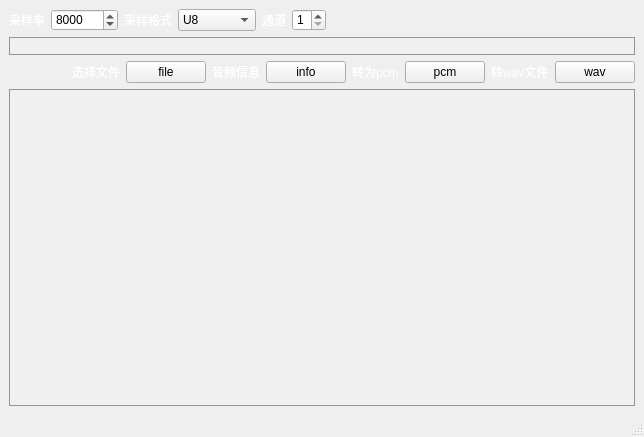
<?xml version="1.0" encoding="UTF-8"?>
<ui version="4.0">
 <class>MainWindow</class>
 <widget class="QMainWindow" name="MainWindow">
  <property name="geometry">
   <rect>
    <x>0</x>
    <y>0</y>
    <width>644</width>
    <height>437</height>
   </rect>
  </property>
  <property name="windowTitle">
   <string>FFmpeg Audio to PCM</string>
  </property>
  <property name="styleSheet">
   <string notr="true">QLabel{
color:white;
}
#lineEdit,
#textEdit{
background:rgba(255,255,255,20);
color:white;
border:1px solid rgb(150,150,150);
}</string>
  </property>
  <widget class="QWidget" name="centralwidget">
   <layout class="QVBoxLayout" name="verticalLayout">
    <item>
     <layout class="QHBoxLayout" name="horizontalLayout_2">
      <item>
       <widget class="QLabel" name="label_3">
        <property name="text">
         <string>采样率</string>
        </property>
       </widget>
      </item>
      <item>
       <widget class="QSpinBox" name="spinRate">
        <property name="maximum">
         <number>999999999</number>
        </property>
        <property name="value">
         <number>8000</number>
        </property>
       </widget>
      </item>
      <item>
       <widget class="QLabel" name="label_5">
        <property name="text">
         <string>采样格式</string>
        </property>
       </widget>
      </item>
      <item>
       <widget class="QComboBox" name="boxFormat">
        <item>
         <property name="text">
          <string>U8</string>
         </property>
        </item>
        <item>
         <property name="text">
          <string>S16</string>
         </property>
        </item>
        <item>
         <property name="text">
          <string>S32</string>
         </property>
        </item>
        <item>
         <property name="text">
          <string>Float</string>
         </property>
        </item>
        <item>
         <property name="text">
          <string>Double</string>
         </property>
        </item>
        <item>
         <property name="text">
          <string>U8P</string>
         </property>
        </item>
        <item>
         <property name="text">
          <string>S16P</string>
         </property>
        </item>
        <item>
         <property name="text">
          <string>S32P</string>
         </property>
        </item>
        <item>
         <property name="text">
          <string>FloatP</string>
         </property>
        </item>
        <item>
         <property name="text">
          <string>DoubleP</string>
         </property>
        </item>
        <item>
         <property name="text">
          <string>S64</string>
         </property>
        </item>
        <item>
         <property name="text">
          <string>S64P</string>
         </property>
        </item>
       </widget>
      </item>
      <item>
       <widget class="QLabel" name="label_4">
        <property name="text">
         <string>通道</string>
        </property>
       </widget>
      </item>
      <item>
       <widget class="QSpinBox" name="spinChannel">
        <property name="minimum">
         <number>1</number>
        </property>
        <property name="maximum">
         <number>2</number>
        </property>
       </widget>
      </item>
      <item>
       <spacer name="horizontalSpacer_2">
        <property name="orientation">
         <enum>Qt::Horizontal</enum>
        </property>
        <property name="sizeHint" stdset="0">
         <size>
          <width>40</width>
          <height>20</height>
         </size>
        </property>
       </spacer>
      </item>
     </layout>
    </item>
    <item>
     <widget class="QLineEdit" name="lineEdit"/>
    </item>
    <item>
     <layout class="QHBoxLayout" name="horizontalLayout">
      <item>
       <spacer name="horizontalSpacer">
        <property name="orientation">
         <enum>Qt::Horizontal</enum>
        </property>
        <property name="sizeHint" stdset="0">
         <size>
          <width>40</width>
          <height>20</height>
         </size>
        </property>
       </spacer>
      </item>
      <item>
       <widget class="QLabel" name="label">
        <property name="text">
         <string>选择文件</string>
        </property>
       </widget>
      </item>
      <item>
       <widget class="QPushButton" name="btnFile">
        <property name="text">
         <string>file</string>
        </property>
       </widget>
      </item>
      <item>
       <widget class="QLabel" name="label_7">
        <property name="text">
         <string>音频信息</string>
        </property>
       </widget>
      </item>
      <item>
       <widget class="QPushButton" name="btnInfo">
        <property name="text">
         <string>info</string>
        </property>
       </widget>
      </item>
      <item>
       <widget class="QLabel" name="label_2">
        <property name="text">
         <string>转为pcm</string>
        </property>
       </widget>
      </item>
      <item>
       <widget class="QPushButton" name="btnPcm">
        <property name="text">
         <string>pcm</string>
        </property>
       </widget>
      </item>
      <item>
       <widget class="QLabel" name="label_6">
        <property name="text">
         <string>转wav文件</string>
        </property>
       </widget>
      </item>
      <item>
       <widget class="QPushButton" name="btnWav">
        <property name="text">
         <string>wav</string>
        </property>
       </widget>
      </item>
     </layout>
    </item>
    <item>
     <widget class="QTextEdit" name="textEdit"/>
    </item>
   </layout>
  </widget>
  <widget class="QMenuBar" name="menubar">
   <property name="geometry">
    <rect>
     <x>0</x>
     <y>0</y>
     <width>644</width>
     <height>23</height>
    </rect>
   </property>
  </widget>
  <widget class="QStatusBar" name="statusbar"/>
 </widget>
 <resources/>
 <connections/>
</ui>
